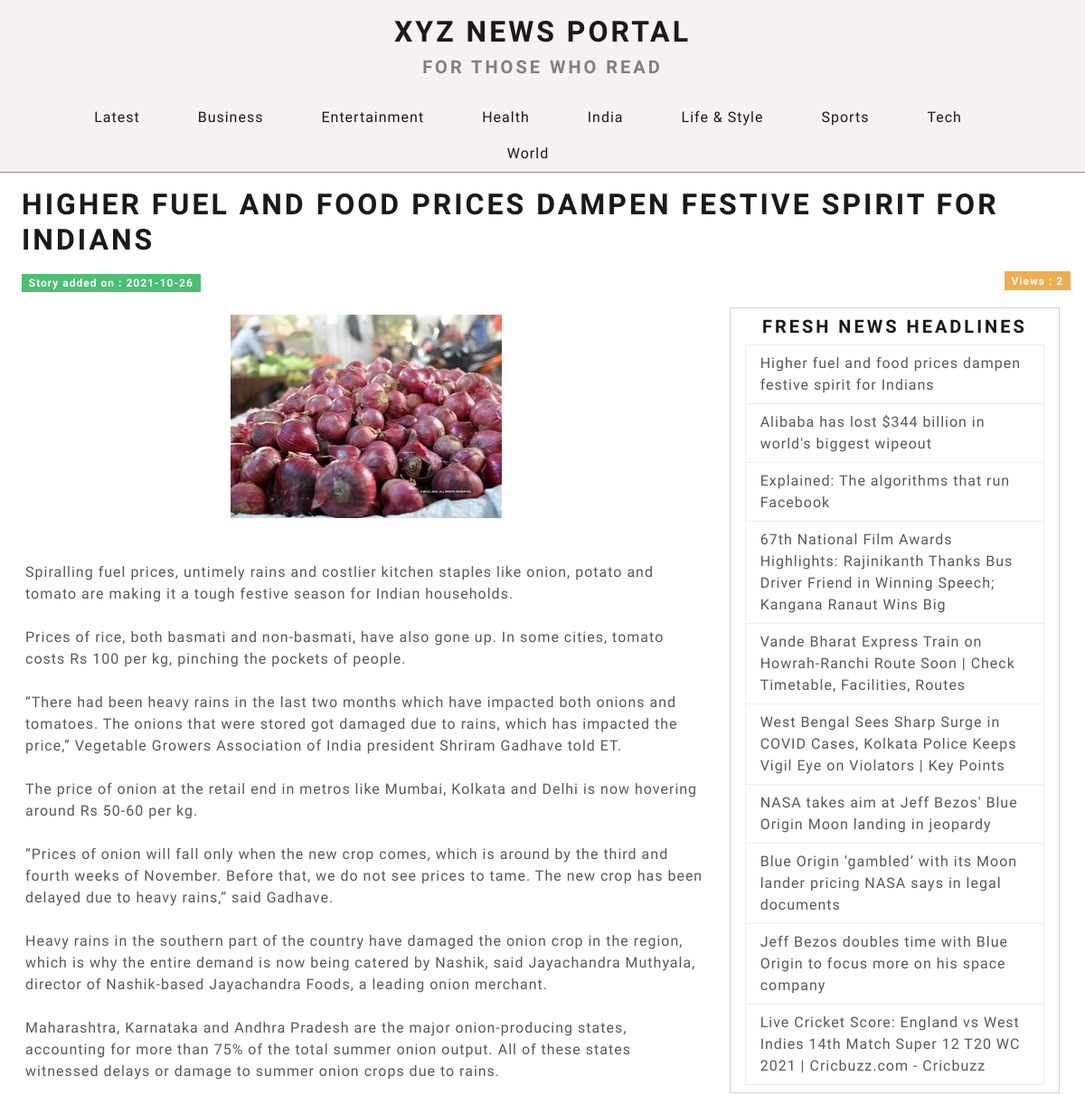
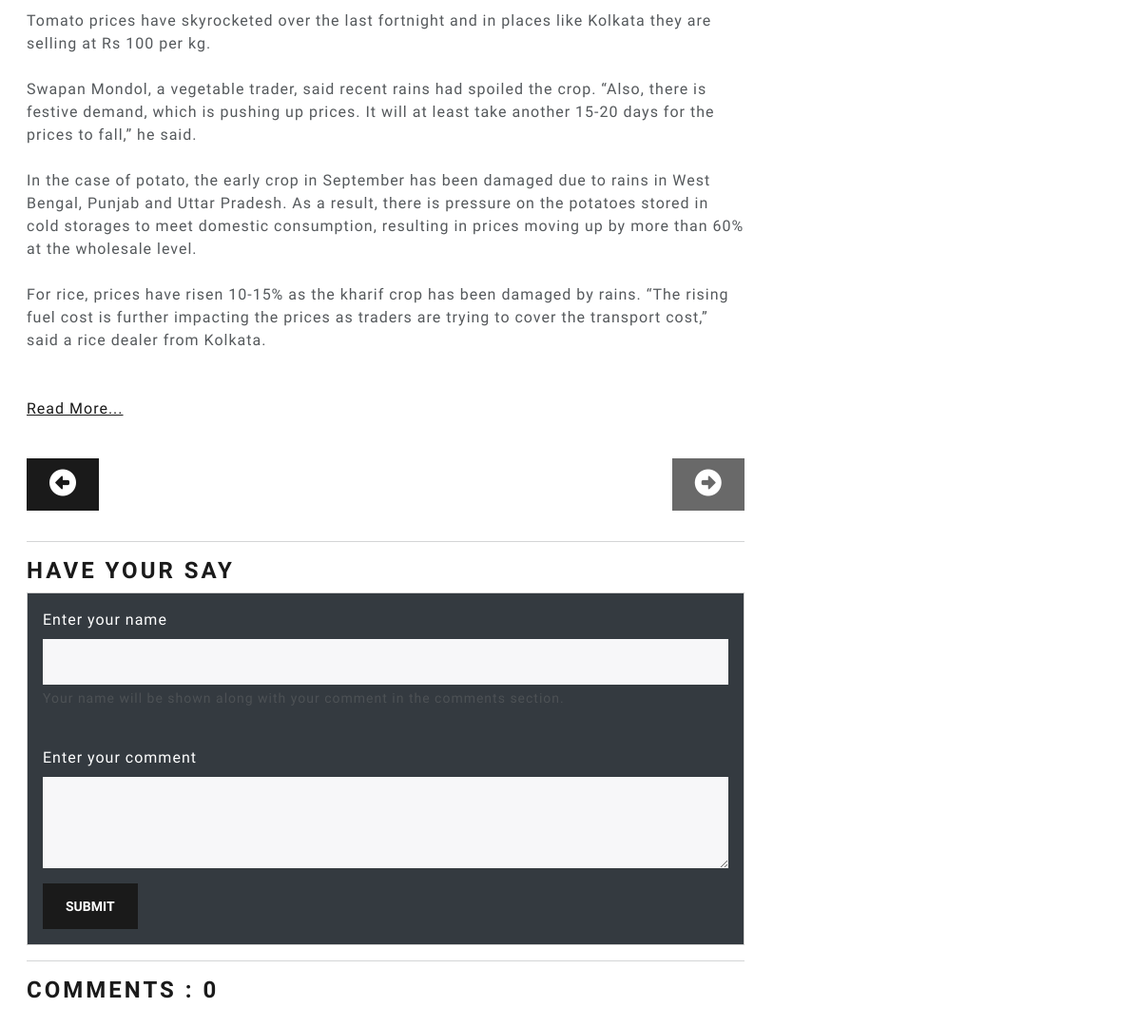
/post.php?id=75, run on the app's committed database (2 pictures, top to bottom).
### tables this page shows
CREATE TABLE `article` (
  `article_id` int(11) NOT NULL,
  `article_title_img` text NOT NULL,
  `article_title` text NOT NULL,
  `article_category` text NOT NULL,
  `article_desc` text NOT NULL,
  `article_visit` int(11) NOT NULL DEFAULT 0,
  `admin_id` int(11) NOT NULL,
  `article_img1` text DEFAULT '',
  `article_img2` text DEFAULT '',
  `article_img3` text DEFAULT '',
  `article_status` int(11) NOT NULL DEFAULT 1,
  `article_date` date NOT NULL DEFAULT current_timestamp()
);

### post.php (the view, shortened to what this page needs)
<?php
    require('./config/db.php');
    $id = mysqli_real_escape_string($conn, $_GET['id']);
    $query = 'select * from article where article_id='.$id;
    $query_titles = "SELECT * FROM article WHERE article_status = 1 ORDER BY article_id DESC LIMIT 10";
    $query_allCategories = "select distinct article_category from article order by article_category";
    $query_comments = "select * from comment where (article_id = '$id' and comment_status = '1') order by comment_id desc";
    $results = mysqli_query($conn,$query);
    $results_titles = mysqli_query($conn,$query_titles);
    $results_allCategories = mysqli_query($conn,$query_allCategories);
    $results_comments = mysqli_query($conn,$query_comments);
    $post = mysqli_fetch_assoc($results);
    $titles = mysqli_fetch_all($results_titles,MYSQLI_ASSOC);
    $allCategories = mysqli_fetch_all($results_allCategories,MYSQLI_ASSOC);
    $comments = mysqli_fetch_all($results_comments,MYSQLI_ASSOC);
    $next = mysqli_fetch_assoc(mysqli_query($conn,"select min(article_id) from article where article_id>$id"));
    $previous = mysqli_fetch_assoc(mysqli_query($conn,"select max(article_id) from article where article_id<$id"));
?>
<!DOCTYPE html>
<html lang="en">
<head>
    <link rel="stylesheet" href="css/main.css">
    <link rel="stylesheet" href="https://bootswatch.com/5/lux/bootstrap.css">
    <link rel="stylesheet" href="./css/post.css">
</head>
<body>
    <div class="header">
        <div class="container-fluid">
            <a href="index.php" id="banner">
                <div id="banner" class="text-center py-3">
                    <h1>XYZ News Portal</h1>
                    <h4 class="text-muted">For those who read</h4>
                </div>
            </a>
            <div class="container-md">
                <ul class="nav nav-pills justify-content-center">
                    <li class="nav-item">
                    <a class="nav-link" href="index.php">Latest</a>
                    </li>
                    <?php foreach($allCategories as $cat): ?>
                        <li class="nav-item">
                        <a class="nav-link" href="categorizedPosts.php?category=<?php echo $cat['article_category']; ?>"><?php echo $cat['article_category']; ?></a>
                        </li>
                    <?php endforeach; ?>
                </ul>
            </div>
        </div>
    </div>
    <div class="main-content container-lg-12 mx-3">
        <h1 class="mx-2 pt-3"> <?php echo $post['article_title']; ?></h1>
        <div class="container-lg-12 main-container mx-0">
            <div class="row my-3">
                <div class="col-sm-6">
                    <span class="mx-2 badge bg-success">Story added on : <?php echo $post['article_date'];?></span>
                </div>
                <div class="col-sm-6">
                    <span style="float:right;" class="mx -2 badge bg-warning">Views : <?php echo $post['article_visit'];?></span>
                </div>
            </div>
            <div class="row mx-0 my-3">
                <div class="col-lg-8 my-2">
                    <div class="text-center mb-5"><img src="admin/assets/upload/article/<?php echo $post['article_title_img']?>" alt="" class="img-fluid"></div>
                    <p><?php echo $post['article_desc'] ; ?></p>
                </div>
                <div class="col-lg-4 mx-auto">
                    <div class=" border border-secondary search-box p-2">
                        <h4 class="text-center">Fresh News headlines</h4>
                        <div class="list-group mx-2">
                        <?php foreach($titles as $title) : ?>
                        <a href="post.php?id=<?php echo $title['article_id']; ?>" class="list-group-item list-group-item-action news-headline-links"><?php echo $title['article_title'];?></a>
                        <?php endforeach; ?>
                        </div>
                    </div>
                </div>
            </div>
            <div class="row mx-0 my-3">
                <div class="col-md-8">
                    <div class="row">
                        <div class="col-sm-6">
                            <?php if($previous['max(article_id)'] != NULL):?>
                                <a href="post.php?id=<?php echo $previous['max(article_id)'];?>"><button type="button" class="btn btn-primary" id="previous-btn"><i class="fas fa-2x fa-arrow-alt-circle-left"></i></button></a>
                            <?php endif;?>
                        </div>
                        <div class="col-sm-6">
                            <?php if($next['min(article_id)'] == NULL):?>
                                <a href="post.php?id=<?php echo $next['min(article_id)'];?>"><button style="float:right;" type="button" class="btn btn-primary disabled" id="previous-btn"><i class="fas fa-2x fa-arrow-alt-circle-right"></i></button></a>
                            <?php endif;?>
                        </div>
                    </div>
                </div>
            </div>
            <div class="row mx-0 my-3">
                <div class="col-md-8">
                    <hr>
                    <h3>Have your say</h3>
                     <div class="card">
                        <div class="card-body text-white bg-dark">
                            <form action="<?php $_SERVER['PHP_SELF'];?>" method="post">
                                <div class="mb-3">
                                    <label for="inputName" class="form-label">Enter your name</label>
                                    <input type="text" class="form-control" name="commenter_name" id="inputName" aria-describedby="emailHelp">
                                    <div id="emailHelp" class="form-text">Your name will be shown along with your comment in the comments section.</div>
                                </div>
                                <div class=" mb-3 form-group">
                                <label for="exampleTextarea" class="form-label mt-4">Enter your comment</label>
                                <textarea class="form-control" name="comment" id="exampleTextarea" rows="3"></textarea>
                                </div>
                                <button type="submit" name="submit" class="btn btn-primary">Submit</button>
                            </form>
                        </div>
                     </div>
                     <hr>
                    <h3>Comments : <?php echo count($comments);?></h3>
                </div>
            </div>
        </div>
    </div>
</body>
</html>

### css/main.css (style rules this page uses)
body { background-color: #eee; }
.header { background-color: rgba(247, 241, 241, 0.986); border-bottom: 1px solid rgba(0, 0, 0, 0.425); }
.search-box { position: -webkit-sticky; position: sticky; top: 10px; }
#banner { text-decoration: none; }

### css/post.css (style rules this page uses)
body { overflow-x: hidden; transition: all ease-in-out 1s; }

### data on the page
article: article_title "HIGHER FUEL AND FOOD PRICES DAMPEN FESTIVE SPIRIT FOR INDIANS", article_date "2021-10-26", article_visit "2", article_title_img (picture), article_desc "Spiralling fuel prices, untimely rains and costlier kitchen staples like onion, potato and tomato are making it a tough festive season for Indian households. Prices of rice, both basmati and non-basmati, have also gone up. In some cities, tomato costs Rs 100 per kg, pinching the pockets of people. “There had been heavy rains in the last two months which have impacted both onions and tomatoes. The onions that were stored got damaged due to rains, which has impacted the price,” Vegetable Growers Association of India president Shriram Gadhave told ET. The price of onion at the retail end in metros like Mumbai, Kolkata and Delhi is now hovering around Rs 50-60 per kg. “Prices of onion will fall…", article_title "Higher fuel and food prices dampen festive spirit for Indians"
article: article_title "Alibaba has lost $344 billion in world's biggest wipeout"
article: article_title "Explained: The algorithms that run Facebook"
article: article_title "67th National Film Awards Highlights: Rajinikanth Thanks Bus Driver Friend in Winning Speech; Kangana Ranaut Wins Big"
article: article_title "Vande Bharat Express Train on Howrah-Ranchi Route Soon | Check Timetable, Facilities, Routes"
article: article_title "West Bengal Sees Sharp Surge in COVID Cases, Kolkata Police Keeps Vigil Eye on Violators | Key Points"
article: article_title "NASA takes aim at Jeff Bezos' Blue Origin Moon landing in jeopardy"
article: article_title "Blue Origin ‘gambled’ with its Moon lander pricing NASA says in legal documents"
article: article_title "Jeff Bezos doubles time with Blue Origin to focus more on his space company"
article: article_title "Live Cricket Score: England vs West Indies 14th Match Super 12 T20 WC 2021 | Cricbuzz.com - Cricbuzz"

### other printed values
$cat['article_category'] "Business"
$cat['article_category'] "Entertainment"
$cat['article_category'] "Health"
$cat['article_category'] "India"
$cat['article_category'] "Life & Style"
$cat['article_category'] "Sports"
$cat['article_category'] "Tech"
$cat['article_category'] "World"
count($comments) "0"
